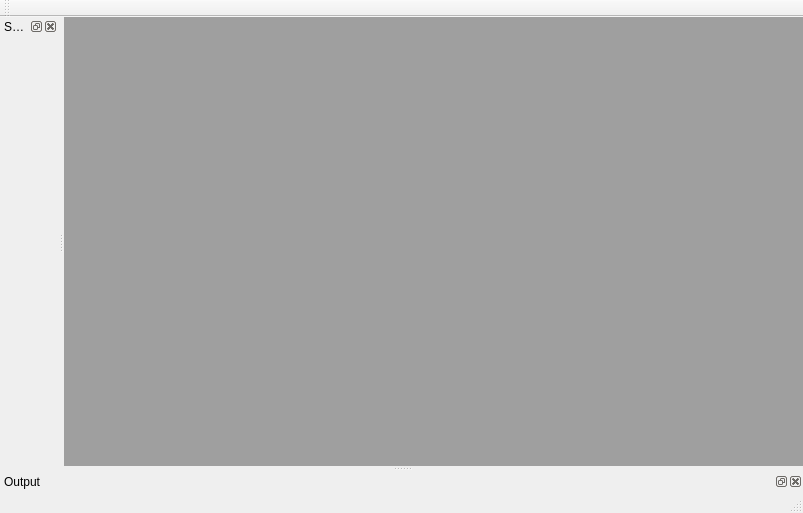
<?xml version="1.0" encoding="UTF-8"?>
<ui version="4.0">
 <class>MainWindow</class>
 <widget class="QMainWindow" name="MainWindow">
  <property name="geometry">
   <rect>
    <x>0</x>
    <y>0</y>
    <width>803</width>
    <height>513</height>
   </rect>
  </property>
  <property name="windowTitle">
   <string>RuTextParserQt</string>
  </property>
  <widget class="QWidget" name="centralWidget">
   <layout class="QGridLayout" name="gridLayout">
    <property name="leftMargin">
     <number>0</number>
    </property>
    <property name="topMargin">
     <number>0</number>
    </property>
    <property name="rightMargin">
     <number>0</number>
    </property>
    <property name="bottomMargin">
     <number>0</number>
    </property>
    <property name="spacing">
     <number>0</number>
    </property>
    <item row="0" column="0">
     <widget class="QMdiArea" name="mdiArea"/>
    </item>
   </layout>
  </widget>
  <widget class="QMenuBar" name="menuBar">
   <property name="geometry">
    <rect>
     <x>0</x>
     <y>0</y>
     <width>803</width>
     <height>21</height>
    </rect>
   </property>
  </widget>
  <widget class="QToolBar" name="mainToolBar">
   <attribute name="toolBarArea">
    <enum>TopToolBarArea</enum>
   </attribute>
   <attribute name="toolBarBreak">
    <bool>false</bool>
   </attribute>
  </widget>
  <widget class="QStatusBar" name="statusBar"/>
  <widget class="QDockWidget" name="dockWidgetOutput">
   <property name="floating">
    <bool>false</bool>
   </property>
   <property name="windowTitle">
    <string>Output</string>
   </property>
   <attribute name="dockWidgetArea">
    <number>8</number>
   </attribute>
   <widget class="QWidget" name="dockWidgetContents_3"/>
  </widget>
  <widget class="QDockWidget" name="dockWidgetSentences">
   <property name="windowTitle">
    <string>SentenceModel</string>
   </property>
   <attribute name="dockWidgetArea">
    <number>1</number>
   </attribute>
   <widget class="QWidget" name="dockWidgetContents_4"/>
  </widget>
 </widget>
 <layoutdefault spacing="6" margin="11"/>
 <resources/>
 <connections/>
</ui>
